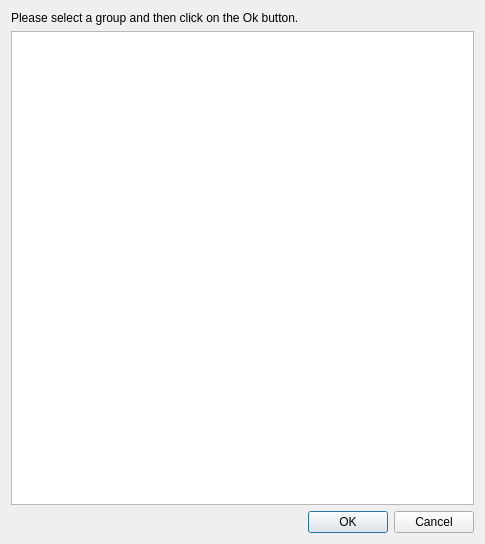
<?xml version="1.0" encoding="UTF-8"?>
<ui version="4.0">
 <class>IDPGroupsDialog</class>
 <widget class="QDialog" name="IDPGroupsDialog">
  <property name="enabled">
   <bool>true</bool>
  </property>
  <property name="geometry">
   <rect>
    <x>0</x>
    <y>0</y>
    <width>485</width>
    <height>544</height>
   </rect>
  </property>
  <property name="windowTitle">
   <string>IDP Group Selection</string>
  </property>
  <layout class="QVBoxLayout" name="verticalLayout_2">
   <item>
    <widget class="QLabel" name="lblTitle">
     <property name="text">
      <string>Please select a group and then click on the Ok button.</string>
     </property>
    </widget>
   </item>
   <item>
    <layout class="QVBoxLayout" name="verticalLayout">
     <item>
      <widget class="StyledTreeView" name="idpGroupsTree">
       <property name="enabled">
        <bool>true</bool>
       </property>
       <property name="editTriggers">
        <set>QAbstractItemView::NoEditTriggers</set>
       </property>
      </widget>
     </item>
    </layout>
   </item>
   <item>
    <widget class="QDialogButtonBox" name="buttonBox">
     <property name="standardButtons">
      <set>QDialogButtonBox::Cancel|QDialogButtonBox::Ok</set>
     </property>
    </widget>
   </item>
  </layout>
 </widget>
 <customwidgets>
  <customwidget>
   <class>StyledTreeView</class>
   <extends>QTreeView</extends>
   <header>FileWaveGuiLib/styledviews/styledtreeview.h</header>
  </customwidget>
 </customwidgets>
 <resources/>
 <connections>
  <connection>
   <sender>buttonBox</sender>
   <signal>accepted()</signal>
   <receiver>IDPGroupsDialog</receiver>
   <slot>accept()</slot>
   <hints>
    <hint type="sourcelabel">
     <x>242</x>
     <y>522</y>
    </hint>
    <hint type="destinationlabel">
     <x>242</x>
     <y>271</y>
    </hint>
   </hints>
  </connection>
  <connection>
   <sender>buttonBox</sender>
   <signal>rejected()</signal>
   <receiver>IDPGroupsDialog</receiver>
   <slot>reject()</slot>
   <hints>
    <hint type="sourcelabel">
     <x>242</x>
     <y>522</y>
    </hint>
    <hint type="destinationlabel">
     <x>242</x>
     <y>271</y>
    </hint>
   </hints>
  </connection>
 </connections>
</ui>
